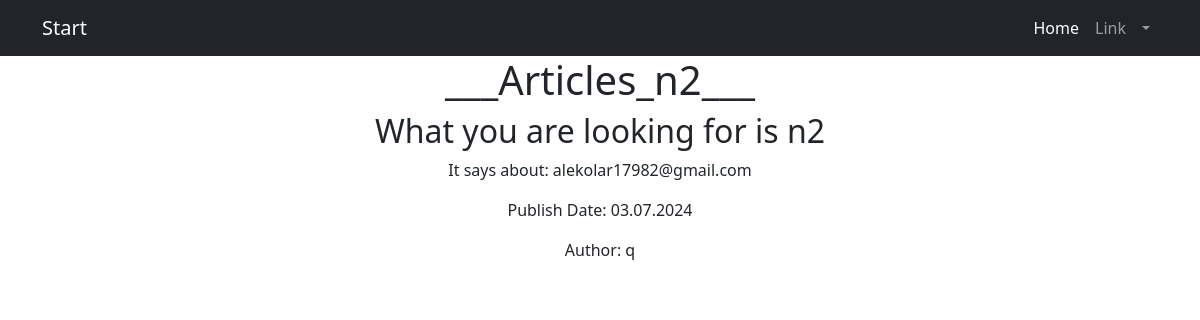
Before: /protect/articles/2/ (signed in) with the older database file.
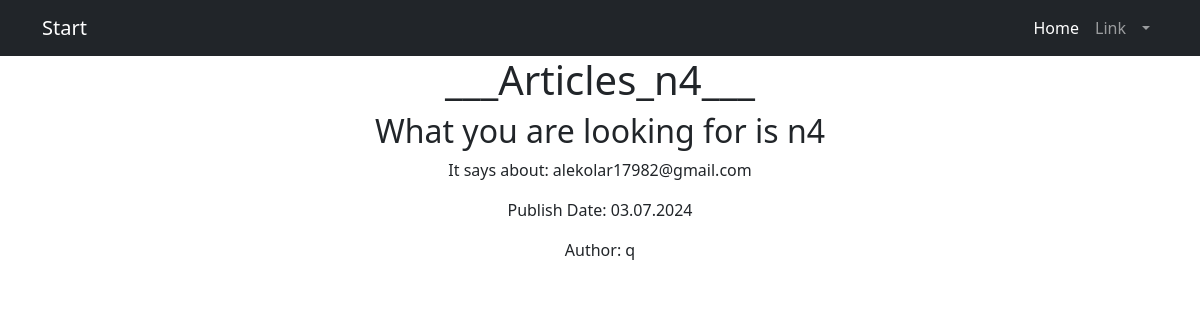
After: the same page with the newer database file.
### news/models.py (models this page shows, shortened)
class Post(models.Model):
    author = models.ForeignKey('Author', on_delete=models.CASCADE)
    POST_TYPES = (
        ('article', 'Article'),
        ('news', 'News'),    )
    post_type = models.CharField(max_length=10, choices=POST_TYPES)
    created_at = models.DateTimeField(auto_now_add=True)
    categories = models.ManyToManyField('Category', through='PostCategory')
    title = models.CharField(max_length=255)
    content = models.TextField()
    rating = models.IntegerField(default=0)
    authorname = models.CharField(max_length=255,)
    subscribers = models.ManyToManyField(User, related_name='subscribed_categories', blank=True)

class Author(models.Model):
    user = models.OneToOneField(User, on_delete=models.CASCADE)
    rating = models.IntegerField(default=0)
    def __str__(self):
        return self.user.username

### news/views.py (the view)
# urls.py: path('articles/<int:id>/', views.articles_full_detail, name='articles_full_detail'),  # all art
@login_required
def articles_full_detail(request, id):
    post = Post.objects.get(pk=id)
    post_info = {
        'title': post.title,
        'content': post.content,
        'publish_date': post.created_at.strftime('%d.%m.%Y'),
        'author': post.authorname,
    }
    news_article = get_object_or_404(Post, id=id)
    return render(request, 'articles_full_detail.html', {'post': news_article, 'id': id})

### news/templatetags/censor.py (called while the page is built)
@register.filter(name='censor')
def censor(value):
    banned_words = ['badword', 'badword1', 'badword2']
    for word in banned_words:
        if isinstance(word, str):
            value = value.replace(word[1:], '*' * len(word[1:]))
    return value

### news/templates/articles_full_detail.html
{% extends 'flatpages/default.html' %}
{% load censor %}
{% block content %}
<h1>___Articles_{{ post.title|censor }}___</h1>
    <h2>What you are looking for is {{ post.title|censor }}</h2>
    <p>It says about: {{ post.content|censor }}</p>
    <p>Publish Date: {{ post.created_at|date:"d.m.Y" }}</p>
    {% if post.author %}
    <p>Author: {{ post.author }}</p>
    {% endif %}
{% endblock %}

### news/templates/flatpages/default.html (shortened to what this page needs)
<!DOCTYPE html>
<html lang="en">
<head>
    {% load static %}
    <link href="{% static 'css/styles.css' %}" rel="stylesheet"/>
</head>
<body>
<nav class="navbar navbar-expand-lg navbar-dark bg-dark">
    <div class="container">
        <a class="navbar-brand" href="#">Start{{ flatpage.title }}</a>
        <div class="collapse navbar-collapse" id="navbarSupportedContent">
            <ul class="navbar-nav ms-auto mb-2 mb-lg-0">
                <li class="nav-item"><a class="nav-link active" aria-current="page" href="#">Home</a></li>
                <li class="nav-item"><a class="nav-link" href="#">Link</a></li>
                <li class="nav-item dropdown">
                    <a class="nav-link dropdown-toggle" id="navbarDropdown" href="#" role="button"
                       data-bs-toggle="dropdown" aria-expanded="false">{{ flatpage.title }}</a>
                </li>
            </ul>
        </div>
    </div>
</nav>
<div class="container">
    <div class="row">
        <div class="col-lg-12 text-center">
            {% block content %}{% endblock content %}
        </div>
    </div>
</div>
</body>
</html>

Changed rows visible on the page:
changed Post "alekolar17982@gmail.com": title|censor "n2" → "n4"
